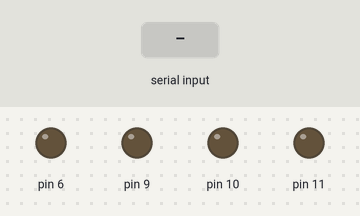
A sketch run on a simulated Arduino Uno, built with avr-gcc and run on an emulated ATmega328P. On the bench: output pins drawn as LEDs (lit = HIGH). Inputs (shaded band) come from the test bench. What the sketch prints to the serial monitor is not drawn.

Above: at 1.2 s.
1.3 s: "1" received over the second serial link
At 1.9 s:
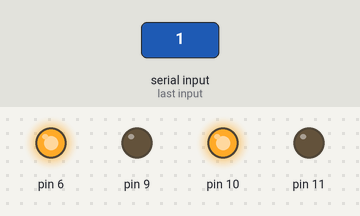
2.8 s: "2" received over the second serial link
At 4.0 s:
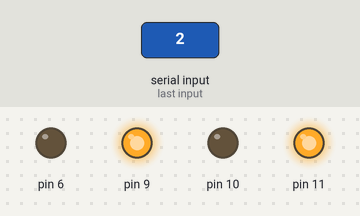
4.3 s: "3" received over the second serial link
At 5.4 s:
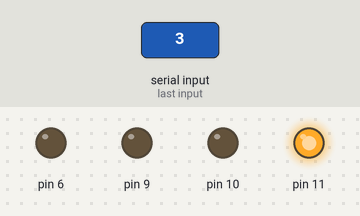
5.8 s: "4" received over the second serial link
At 6.5 s:
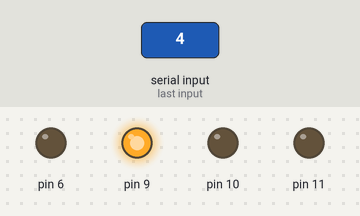
7.3 s: "0" received over the second serial link
At 7.6 s:
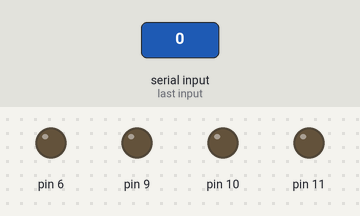
Timing chart, 0 to 9.8 s (numbered marks = the images above; inputs shaded):
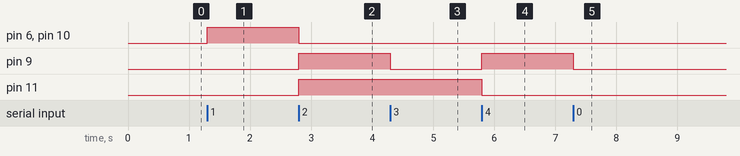

Measured:
- after the input at 1.3 s, pin 6, pin 10: LOW → HIGH at once
- after the input at 2.8 s, pin 6, pin 10: HIGH → LOW at once; pin 9, pin 11: LOW → HIGH at once
- after the input at 4.3 s, pin 9: HIGH → LOW at once
- after the input at 5.8 s, pin 9: LOW → HIGH at once; pin 11: HIGH → LOW at once
- after the input at 7.3 s, pin 9: HIGH → LOW at once

The sketch:

pruebacoche.ino
```cpp
#include <SoftwareSerial.h>
#include <cocheDuino.h>
 SoftwareSerial sSerial(3,2);
 cocheDuino coche(11,10,9,6);
void setup()
{

   sSerial.begin(9600);
   Serial.begin(9600);
}

void loop(){

  if(sSerial.available())
  {
    char dato=sSerial.read();
      Serial.print(dato);
     switch(dato)
     {
      case '0':
        coche.parar();
        break;
      case '1':
        coche.avanzar(255,ADELANTE);
        break;
      case '2':
        coche.avanzar(255,ATRAS);
        break;
      case '3':
        coche.girar(255,DERECHA);
        break;
      case '4':
        coche.girar(255,IZQUIERDA);
        break;
   }
  }
}
```
